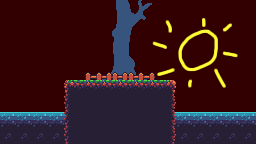

A 2D game scene composited from a Tiled map and its tileset images. What follows is a short description and the map's XML, with every tile layer's data as written:
An orthogonal 16x9 tile map with 16x16 px tiles, 3 tile layers (Back tiles, Main tiles, Front tiles), 2 tilesets, 1 image layer and 2 objects (Player).

<map version="1.0" tiledversion="2017.12.07" orientation="orthogonal" renderorder="right-down" width="16" height="9" tilewidth="16" tileheight="16" infinite="0" backgroundcolor="#320000" nextobjectid="4">
 <tileset firstgid="1" source="sheet.tsx" />
 <tileset firstgid="137" source="characters.tsx" />
 <group name="Back">
  <group name="Background">
   <layer name="Back tiles" width="16" height="9">
    <data encoding="csv">
0,0,0,0,0,0,54,55,56,57,58,0,0,0,0,0,
0,0,0,0,0,0,71,72,73,74,75,0,0,0,0,0,
0,0,0,0,0,0,88,89,90,91,92,0,0,0,0,0,
0,0,0,0,0,0,105,106,107,108,109,0,0,0,0,0,
0,0,0,0,0,0,122,123,124,125,126,0,0,0,0,0,
0,0,0,0,0,0,0,0,0,0,0,0,0,0,0,0,
0,0,0,0,0,0,0,0,0,0,0,0,0,0,0,0,
94,94,94,94,94,94,94,94,94,94,94,94,94,94,94,94,
111,111,111,111,111,111,111,111,111,111,111,111,111,111,111,111
</data>
   </layer>
   <imagelayer name="Sun">
    <image source="sun.png" width="256" height="144" />
   </imagelayer>
  </group>
  <layer name="Main tiles" width="16" height="9">
   <data encoding="csv">
0,0,0,0,0,0,0,0,0,0,0,0,0,0,0,0,
0,0,0,0,0,0,0,0,0,0,0,0,0,0,0,0,
0,0,0,0,0,0,0,0,0,0,0,0,0,0,0,0,
0,0,0,0,0,0,0,0,0,0,0,0,0,0,0,0,
0,0,0,0,0,0,0,0,0,0,0,0,0,0,0,0,
0,0,0,0,26,9,9,9,9,9,27,0,0,0,0,0,
0,0,0,0,28,29,29,29,29,29,30,0,0,0,0,0,
0,0,0,0,28,29,29,29,29,29,30,0,0,0,0,0,
0,0,0,0,28,29,29,29,29,29,30,0,0,0,0,0
</data>
  </layer>
 </group>
 <objectgroup name="Geometry">
  <object id="1" x="64" y="80" width="112" height="64" />
 </objectgroup>
 <objectgroup name="Entities">
  <object id="2" name="Player" gid="137" x="96" y="80" width="32" height="32" />
 </objectgroup>
 <layer name="Front tiles" width="16" height="9">
  <data encoding="csv">
0,0,0,0,0,0,0,0,0,0,0,0,0,0,0,0,
0,0,0,0,0,0,0,0,0,0,0,0,0,0,0,0,
0,0,0,0,0,0,0,0,0,0,0,0,0,0,0,0,
0,0,0,0,0,0,0,0,0,0,0,0,0,0,0,0,
0,0,0,0,0,49,50,50,50,51,0,0,0,0,0,0,
0,0,0,0,0,0,0,0,0,0,0,0,0,0,0,0,
0,0,0,0,0,0,0,0,0,0,0,0,0,0,0,0,
0,0,0,0,0,0,0,0,0,0,0,0,0,0,0,0,
0,0,0,0,0,0,0,0,0,0,0,0,0,0,0,0
</data>
 </layer>
</map>
